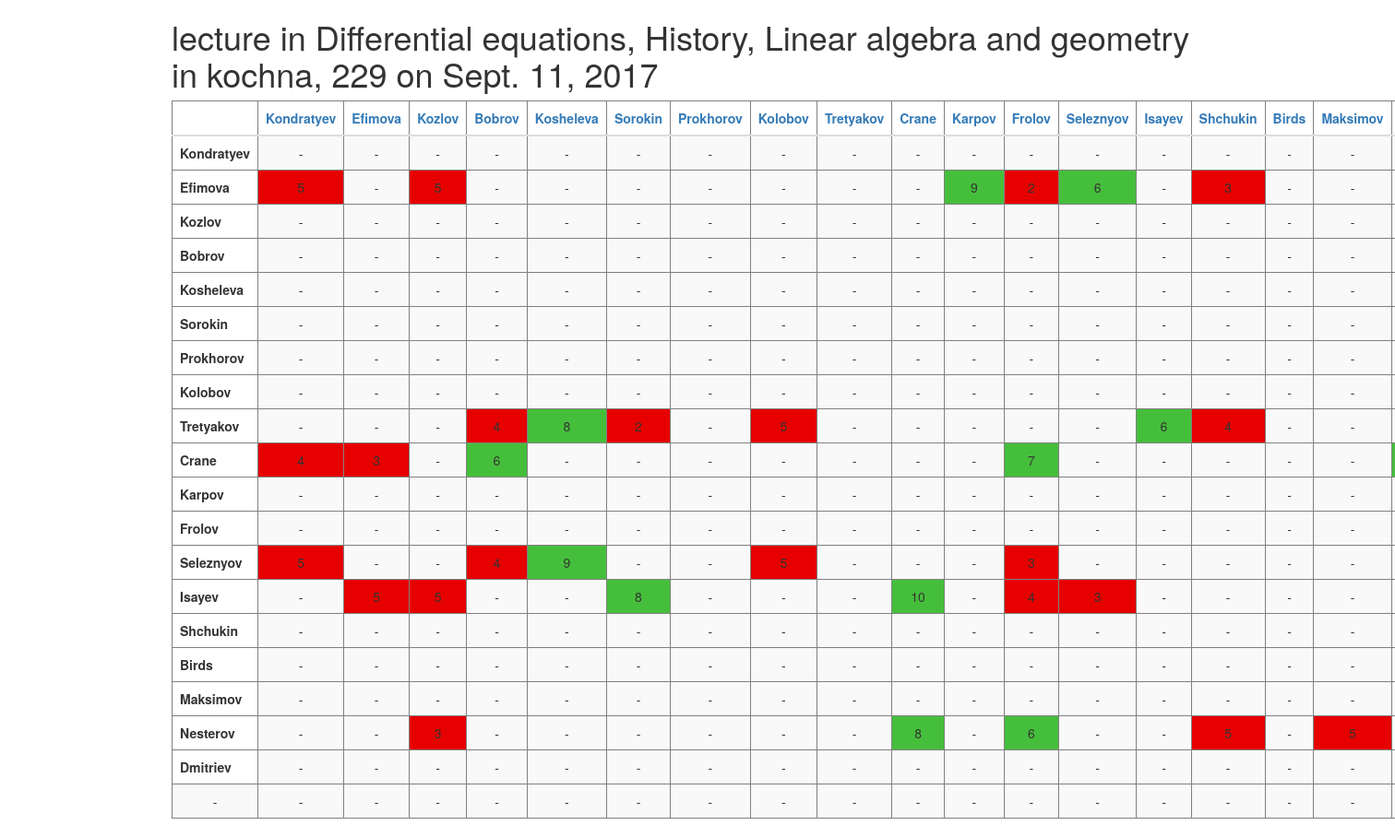
/meeting/6/results/, run on the app's committed database.
### app/models.py (models this page shows, shortened)
class Meeting(models.Model):
    date = models.DateField()
    place = models.CharField(max_length=50, blank=True, null=True)
    course = models.ForeignKey(Course, on_delete=models.SET_NULL, blank=True, null=True)
    meeting_type = models.ForeignKey(MeetingType, on_delete=models.SET_NULL, blank=True, null=True)

class MeetingType(models.Model):
    description = models.CharField(max_length=50)
    def __str__(self):
        return self.description

class Course(models.Model):
    name = models.CharField(max_length=50)
    description = models.CharField(max_length=50, blank=True, null=True)
    start_date = models.DateField(blank=True, null=True)
    end_date = models.DateField(blank=True, null=True)
    def __str__(self):
        return self.name

### app/views.py (the view)
# urls.py: url(r'^meeting/(?P<meeting_id>[0-9]+)/results/$', views.meeting_results, name='meeting_results'),
def meeting_results(request, meeting_id):
    current_user = request.user
    meeting = get_object_or_404(Meeting, pk=meeting_id)
    teachers = TeacherAttends.objects.filter(meeting_id=meeting_id)  # TODO unique
    students = StudentAttends.objects.filter(meeting_id=meeting_id)
    tuples_teachers = [(participant.teacher.user.username, participant.teacher.user.id)
                       for participant in teachers]
    tuples_students = [(participant.student.user.username, participant.student.user.id)
                       for participant in students]
    tuples = [('', 1)] + tuples_teachers + tuples_students
    teachers_names = [teacher.teacher.user.username for teacher in teachers]
    students_names = [student.student.user.username for student in students]
    participants_names = teachers_names + students_names
    grades = GradeAction.objects.filter(meeting_id=meeting_id)
    mapping_from_username_to_index = {username: index
                                      for index, username in enumerate(participants_names)}
    table_of_grades = [[None] * (len(participants_names)) for _ in range(len(participants_names) + 1)]
    for grade in grades:
        try:
            index_grading = mapping_from_username_to_index[grade.grading.username]
            index_graded = mapping_from_username_to_index[grade.graded.username]
            table_of_grades[index_grading][index_graded + 1] = grade.grade
        except (IndexError, KeyError) as e:
            pass
    table_of_grades[0][0] = ""
    for i in range(len(participants_names)):
        table_of_grades[i][0] = participants_names[i]
    print(tuples)
    context = {
        'meeting': meeting,
        'grades': table_of_grades,
        'tuples': tuples
    }
    return render(request, 'app/vote_results_for_participant.html', context)

### app/templates/app/vote_results_for_participant.html (shortened to what this page needs)
<html>
<head>
    <link rel="stylesheet" href="https://maxcdn.bootstrapcdn.com/bootstrap/3.3.7/css/bootstrap.min.css">
</head>
<body>
    <div class="container">
        <h1>{{ meeting.meeting_type }} in {{ meeting.course }} in {{ meeting.place }} on {{ meeting.date }} </h1>
    </div>
    <div class="container">
        <table class="table">
            <thead>
                <tr>
                {% for tuple in tuples %}
                    <th><a href="{% url 'app:meeting_vote_choice' meeting.id tuple.1 %}"> {{ tuple.0 }} </a> </th>
                {%endfor%}
                </tr>
            </thead>
            <tbody>
                {% for grade_line in grades %}
                    <tr>
                        {% for grade in grade_line %}
                            {%if grade == None %}
                                <td class="no_grade text-center">  - </td>
                            {%elif grade <= 5%}
                                <td class="bad_grade text-center"> {{ grade}} </td>
                            {%elif grade > 5%}
                                <td class="good_grade text-center"> {{ grade }} </td>
                            {% else %}
                                <th> {{ grade }} </th>
                            {% endif %}
                        {% endfor %}
                    </tr>
                {% endfor %}
            </tbody>
        </table>
    </div>
</body>
</html>

### app/templates/app/vote_results_for_participant.html (style rules this page uses)
.no_grade { background-color: #F9F9F9; }
.bad_grade { background-color: rgb(230, 0, 0); }
.good_grade { background-color: #45BF3B; }
table, th, td { font-size: 14; border: 0.5px solid gray; }

### data on the page
Meeting: meeting_type "lecture", course "Differential equations, History, Linear algebra and geometry", place "kochna, 229", date "Sept. 11, 2017"

### other printed values
{{ tuple.0 }} "Kondratyev" "Efimova" "Kozlov" "Bobrov" "Kosheleva" "Sorokin" "Prokhorov" "Kolobov" "Tretyakov" "Crane" "Karpov" "Frolov" "Seleznyov" "Isayev" "Shchukin" "Birds" "Maksimov"
{{ grade }} "Kondratyev" "Efimova" "Kozlov" "Bobrov" "Kosheleva" "Sorokin" "Prokhorov" "Kolobov" "Tretyakov" "Crane" "Karpov" "Frolov" "Seleznyov" "Isayev" "Shchukin" "Birds" "Maksimov" "Nesterov" "Dmitriev"
{{ grade }} "9" "6" "8" "6" "6" "7" "9" "8" "10" "8" "6"
